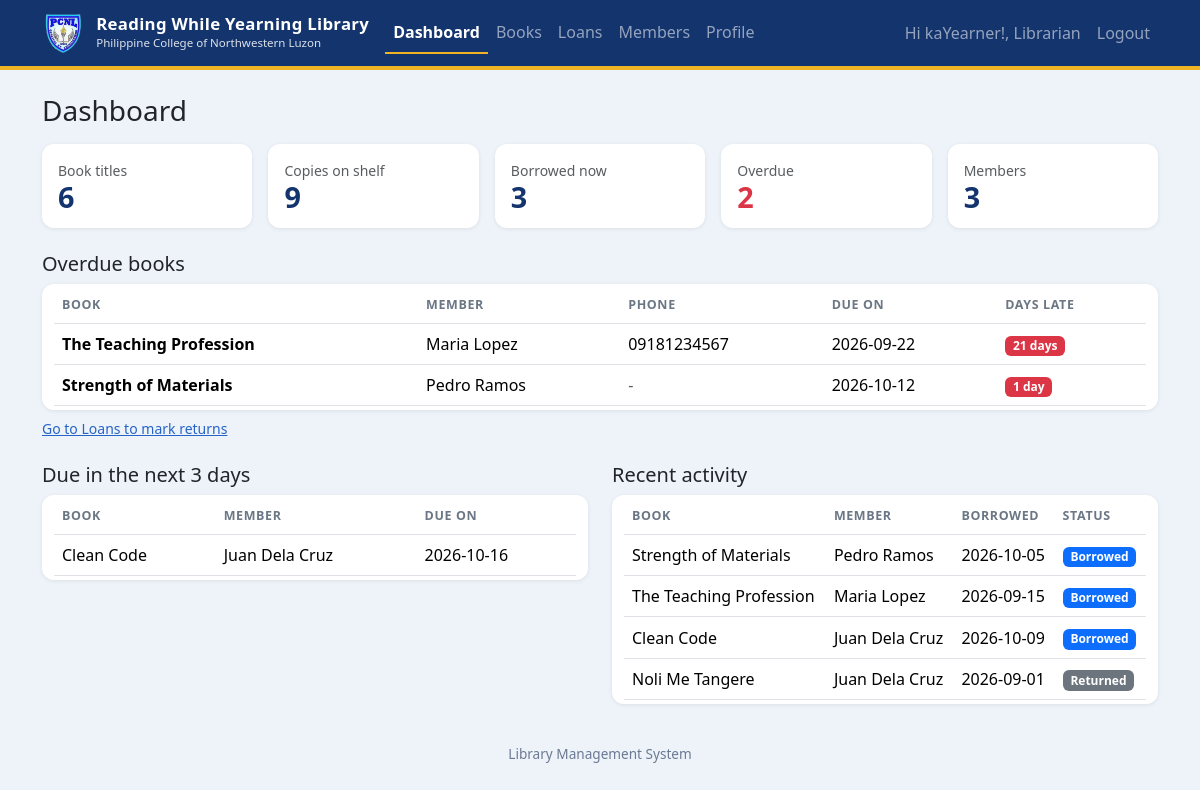
Page /admin/dashboard.php (signed in) on the committed database.
### tables this page shows
CREATE TABLE loans (
  id INT AUTO_INCREMENT PRIMARY KEY,
  book_id INT NOT NULL,
  user_id INT NOT NULL,
  borrowed_on DATE NOT NULL,
  due_on DATE NOT NULL,
  returned_on DATE NULL,
  FOREIGN KEY (book_id) REFERENCES books(id),
  FOREIGN KEY (user_id) REFERENCES users(id) ON DELETE CASCADE
);

CREATE TABLE books (
  id INT AUTO_INCREMENT PRIMARY KEY,
  title VARCHAR(200) NOT NULL,
  author VARCHAR(120) NOT NULL,
  category VARCHAR(60) DEFAULT '',
  copies INT NOT NULL DEFAULT 1
);

CREATE TABLE users (
  id INT AUTO_INCREMENT PRIMARY KEY,
  name VARCHAR(100) NOT NULL,
  email VARCHAR(150) NOT NULL UNIQUE,
  password VARCHAR(255) NOT NULL,
  role ENUM('admin','member') NOT NULL DEFAULT 'member',
  phone VARCHAR(30) NULL,
  created_at TIMESTAMP DEFAULT CURRENT_TIMESTAMP
);

### connection.php (called while the page is built, shortened)
<?php
function run_query($conn, $sql, $types = "", $params = array()) {
    $stmt = mysqli_prepare($conn, $sql);
    if ($types != "") {
        mysqli_stmt_bind_param($stmt, $types, ...$params);
    }
    if (!mysqli_stmt_execute($stmt)) {
        die("Query error: " . mysqli_stmt_error($stmt));
    }
    $result = mysqli_stmt_get_result($stmt);
    return $result;
}
function e($text) {
    return htmlspecialchars((string)$text, ENT_QUOTES, 'UTF-8');
}
?>

### admin/dashboard.php (the view, shortened to what this page needs)
<?php
$base = '../';
include '../connection.php';
$today = date('Y-m-d');
$soon  = date('Y-m-d', strtotime('+3 days'));
$titles   = mysqli_fetch_assoc(mysqli_query($conn, "SELECT COUNT(*) AS n FROM books"));
$copies   = mysqli_fetch_assoc(mysqli_query($conn, "SELECT COALESCE(SUM(copies), 0) AS n FROM books"));
$members  = mysqli_fetch_assoc(mysqli_query($conn, "SELECT COUNT(*) AS n FROM users WHERE role = 'member'"));
$borrowed = mysqli_fetch_assoc(mysqli_query($conn, "SELECT COUNT(*) AS n FROM loans WHERE returned_on IS NULL"));
$overdue_count = mysqli_fetch_assoc(run_query($conn,
    "SELECT COUNT(*) AS n FROM loans WHERE returned_on IS NULL AND due_on < ?", "s", array($today)));
$overdue = run_query($conn,
    "SELECT l.id, l.due_on, DATEDIFF(?, l.due_on) AS days_late, b.title, u.name AS member, u.phone
     FROM loans l JOIN books b ON b.id = l.book_id JOIN users u ON u.id = l.user_id
     WHERE l.returned_on IS NULL AND l.due_on < ?
     ORDER BY l.due_on",
    "ss", array($today, $today));
$due_soon = run_query($conn,
    "SELECT l.due_on, b.title, u.name AS member
     FROM loans l JOIN books b ON b.id = l.book_id JOIN users u ON u.id = l.user_id
     WHERE l.returned_on IS NULL AND l.due_on >= ? AND l.due_on <= ?
     ORDER BY l.due_on",
    "ss", array($today, $soon));
$recent = run_query($conn,
    "SELECT l.borrowed_on, l.returned_on, b.title, u.name AS member
     FROM loans l JOIN books b ON b.id = l.book_id JOIN users u ON u.id = l.user_id
     ORDER BY l.id DESC LIMIT 5");
include '../header.php';
?>
<h1 class="h3 mb-3">Dashboard</h1>
<section class="row g-3 mb-4">
  <div class="col-6 col-md"><div class="card stat"><div class="card-body"><div class="text-muted small">Book titles</div><div class="num"><?php echo (int)$titles['n']; ?></div></div></div></div>
  <div class="col-6 col-md"><div class="card stat"><div class="card-body"><div class="text-muted small">Copies on shelf</div><div class="num"><?php echo (int)($copies['n'] - $borrowed['n']); ?></div></div></div></div>
  <div class="col-6 col-md"><div class="card stat"><div class="card-body"><div class="text-muted small">Borrowed now</div><div class="num"><?php echo (int)$borrowed['n']; ?></div></div></div></div>
  <div class="col-6 col-md"><div class="card stat"><div class="card-body"><div class="text-muted small">Overdue</div><div class="num danger"><?php echo (int)$overdue_count['n']; ?></div></div></div></div>
  <div class="col-12 col-md"><div class="card stat"><div class="card-body"><div class="text-muted small">Members</div><div class="num"><?php echo (int)$members['n']; ?></div></div></div></div>
</section>
<section class="mb-4">
  <h2 class="h5 mb-2">Overdue books</h2>
  <?php if (mysqli_num_rows($overdue) == 0) { ?>
    <div class="alert alert-success">No overdue books. Everything is on time.</div>
  <?php } else { ?>
  <div class="table-responsive">
    <table class="table align-middle bg-white">
      <thead><tr><th>Book</th><th>Member</th><th>Phone</th><th>Due on</th><th>Days late</th></tr></thead>
      <tbody>
      <?php while ($o = mysqli_fetch_assoc($overdue)) { ?>
        <tr>
          <td><strong><?php echo e($o['title']); ?></strong></td>
          <td><?php echo e($o['member']); ?></td>
          <td><?php echo $o['phone'] ? e($o['phone']) : '<span class="text-muted">-</span>'; ?></td>
          <td><?php echo e($o['due_on']); ?></td>
          <td><span class="badge bg-danger"><?php echo (int)$o['days_late']; ?> day<?php echo $o['days_late'] == 1 ? '' : 's'; ?></span></td>
        </tr>
      <?php } ?>
      </tbody>
    </table>
  </div>
  <p class="small mt-2"><a href="loans.php?status=overdue">Go to Loans to mark returns</a></p>
  <?php } ?>
</section>
<section class="row g-4">
  <div class="col-lg-6">
    <h2 class="h5 mb-2">Due in the next 3 days</h2>
    <?php if (mysqli_num_rows($due_soon) == 0) { ?>
      <div class="alert alert-info">Nothing due soon.</div>
    <?php } else { ?>
    <div class="table-responsive">
      <table class="table align-middle bg-white">
        <thead><tr><th>Book</th><th>Member</th><th>Due on</th></tr></thead>
        <tbody>
        <?php while ($d = mysqli_fetch_assoc($due_soon)) { ?>
          <tr>
            <td><?php echo e($d['title']); ?></td>
            <td><?php echo e($d['member']); ?></td>
            <td><?php echo e($d['due_on']); ?></td>
          </tr>
        <?php } ?>
        </tbody>
      </table>
    </div>
    <?php } ?>
  </div>
  <div class="col-lg-6">
    <h2 class="h5 mb-2">Recent activity</h2>
    <?php if (mysqli_num_rows($recent) == 0) { ?>
      <div class="alert alert-info">No loans yet.</div>
    <?php } else { ?>
    <div class="table-responsive">
      <table class="table align-middle bg-white">
        <thead><tr><th>Book</th><th>Member</th><th>Borrowed</th><th>Status</th></tr></thead>
        <tbody>
        <?php while ($r = mysqli_fetch_assoc($recent)) { ?>
          <tr>
            <td><?php echo e($r['title']); ?></td>
            <td><?php echo e($r['member']); ?></td>
            <td><?php echo e($r['borrowed_on']); ?></td>
            <td><?php echo $r['returned_on'] ? '<span class="badge bg-secondary">Returned</span>' : '<span class="badge bg-primary">Borrowed</span>'; ?></td>
          </tr>
        <?php } ?>
        </tbody>
      </table>
    </div>
    <?php } ?>
  </div>
</section>
<?php include '../footer.php'; ?>

### header.php (shortened to what this page needs)
<?php
$role = isset($_SESSION['role']) ? $_SESSION['role'] : '';
function nav_link($base, $page, $label) {
    $active = (substr($_SERVER['SCRIPT_NAME'], -strlen($page)) === $page) ? ' active' : '';
    echo '<li class="nav-item"><a class="nav-link' . $active . '" href="' . $base . $page . '">' . $label . '</a></li>';
}
?>
<!DOCTYPE html>
<html lang="en">
<head>
  <link href="https://cdn.jsdelivr.net/npm/bootstrap@5.3.3/dist/css/bootstrap.min.css" rel="stylesheet">
  <link href="https://cdn.jsdelivr.net/npm/bootstrap-icons@1.11.3/font/bootstrap-icons.min.css" rel="stylesheet">
  <link href="<?php echo $base; ?>assets/style.css" rel="stylesheet">
</head>
<body>
<header>
  <nav class="navbar navbar-expand-md navbar-dark">
    <div class="container">
      <a class="navbar-brand" href="<?php echo $base; ?>index.php">
        <img src="<?php echo $base; ?>img/pcnl.png" alt="PCNL logo">
        <span>
          <span class="t1">Reading While Yearning Library</span>
          <span class="t2">Philippine College of Northwestern Luzon</span>
        </span>
      </a>
      <div class="collapse navbar-collapse" id="menu">
        <ul class="navbar-nav me-auto">
          <?php if ($role == 'admin') { ?>
            <?php nav_link($base, 'admin/dashboard.php', 'Dashboard'); ?>
          <?php } elseif ($role == 'member') { ?>
            <?php nav_link($base, 'books.php', 'Books'); ?>
            <?php nav_link($base, 'my_loans.php', 'My Loans'); ?>
            <?php nav_link($base, 'profile.php', 'Profile'); ?>
          <?php } ?>
        </ul>
        <ul class="navbar-nav">
          <?php if ($role != '') { ?>
            <li class="nav-item"><span class="nav-link">Hi kaYearner!, <?php echo e($_SESSION['name']); ?></span></li>
            <li class="nav-item"><a class="nav-link" href="<?php echo $base; ?>logout.php">Logout</a></li>
          <?php } else { ?>
            <?php nav_link($base, 'login.php', 'Login'); ?>
            <?php nav_link($base, 'register.php', 'Register'); ?>
          <?php } ?>
        </ul>
      </div>
    </div>
  </nav>
</header>
<main class="container py-4">

### footer.php (shortened to what this page needs)
</main>
<footer class="site-footer text-center py-3">Library Management System</footer>
</body>
</html>

### assets/style.css (style rules this page uses)
:root { --navy: #14346e; --navy-dark: #0f2a5c; --gold: #f0b323; --blue: #2563c7; --blue-dark: #1d4fa3; --page-bg: #eef3fa; --brand: var(--navy); --brand-dark: var(--navy-dark); }
body { background: var(--page-bg); }
main { min-height: 75vh; }
h1, h2 { font-weight: 700; color: var(--navy); }
.navbar { background: var(--navy) !important; border-bottom: 4px solid var(--gold); padding-top: .5rem; padding-bottom: .5rem; }
.navbar-brand { display: flex; align-items: center; gap: .7rem; }
.navbar-brand img { height: 40px; }
.navbar-brand .t1 { display: block; font-size: 1.05rem; line-height: 1.1; }
.navbar-brand .t2 { display: block; font-size: .72rem; font-weight: 400; opacity: .85; letter-spacing: 0; }
.navbar-brand { font-weight: 700; letter-spacing: .3px; }
.navbar .nav-link.active { font-weight: 600; color: #fff; border-bottom: 2px solid var(--gold); }
.card { border: 0; border-radius: .75rem; box-shadow: 0 1px 4px rgba(0, 0, 0, .08); }
.table-responsive { background: #fff; border-radius: .75rem; box-shadow: 0 1px 4px rgba(0, 0, 0, .08); padding: .25rem .75rem; }
.table-responsive .table { margin-bottom: 0; }
.table thead th { color: #6b7785; font-size: .78rem; text-transform: uppercase; letter-spacing: .05em; }
a { color: var(--blue); }
.stat .num { font-size: 1.8rem; font-weight: 700; line-height: 1.1; color: var(--brand); }
.stat .num.danger { color: #dc3545; }
.site-footer { color: #6b7a93; font-size: .85rem; }

### rows in the picture
loans: book.title "The Teaching Profession", user.name "Maria Lopez", user.phone "09181234567", due_on "2026-09-22", days_late "21", borrowed_on "2026-09-15", shows "Borrowed"
loans: book.title "Strength of Materials", user.name "Pedro Ramos", due_on "2026-10-12", days_late "1", borrowed_on "2026-10-05", shows "Borrowed"
loans: book.title "Clean Code", user.name "Juan Dela Cruz", due_on "2026-10-16", borrowed_on "2026-10-09", shows "Borrowed"
loans: book.title "Noli Me Tangere", user.name "Juan Dela Cruz", borrowed_on "2026-09-01", returned_on "Returned"

### other values in the picture
$label "Dashboard Books Loans Members Profile"
$_SESSION['name'] "Librarian"
$titles['n'] "6"
$copies['n'] - $borrowed['n'] "9"
$borrowed['n'] "3"
$overdue_count['n'] "2"
$members['n'] "3"
